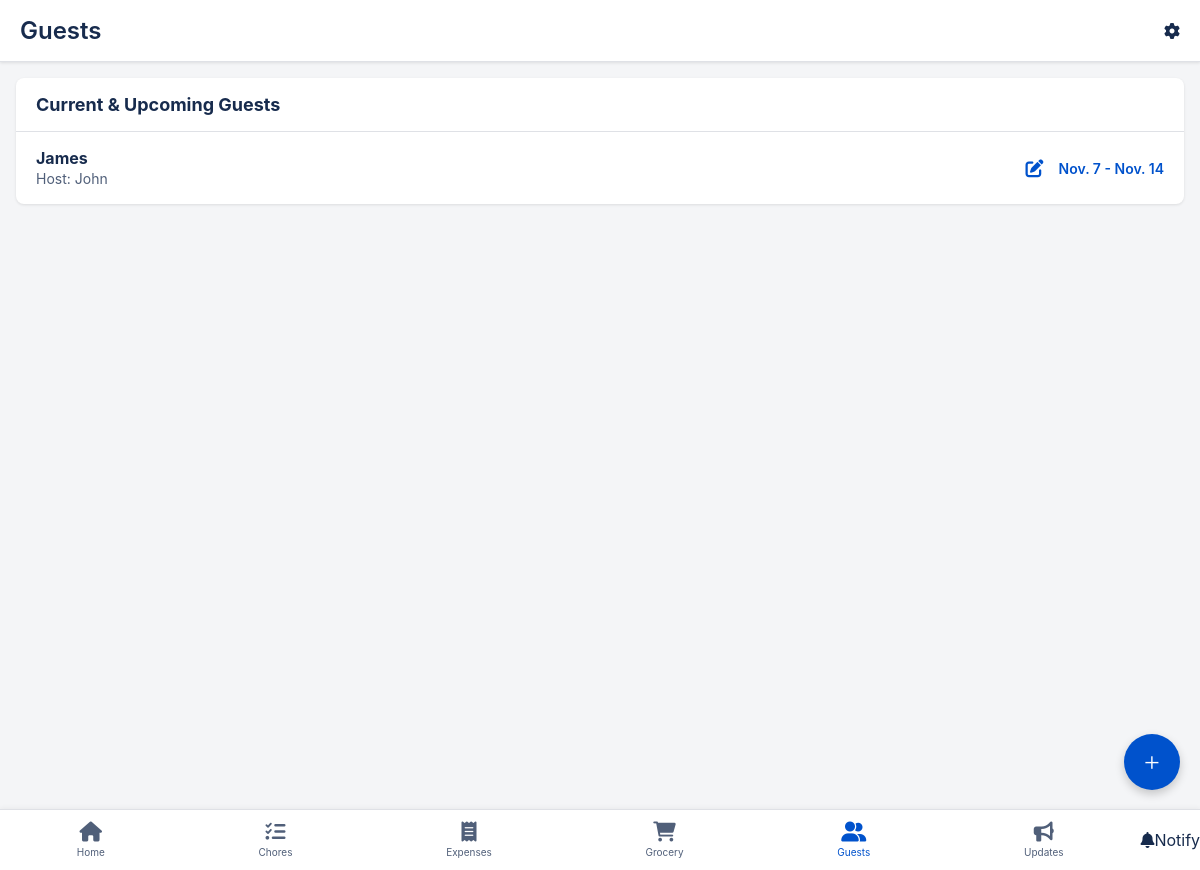
/api/guests/ (signed in), run on the app's committed database.
### dorm/models.py (models this page shows, shortened)
class GuestLog(models.Model):
    household = models.ForeignKey(Household, on_delete=models.CASCADE, related_name="guests")
    guest_name = models.CharField(max_length=100) # 'guestName' from your diagram
    hosted_by = models.ForeignKey(settings.AUTH_USER_MODEL, on_delete=models.CASCADE, related_name="guests_hosted")
    arrival_time = models.DateTimeField()
    departure_time = models.DateTimeField()

class UserProfile(models.Model):
    user = models.OneToOneField(settings.AUTH_USER_MODEL, on_delete=models.CASCADE, related_name="profile")
    household = models.ForeignKey(Household, on_delete=models.SET_NULL, null=True, blank=True, related_name="members")
    @property
    def display_name(self):
        if self.user.first_name:
            return self.user.first_name
        return self.user.username

### dorm/views.py (the view, shortened to what this page needs)
# urls.py: path('guests/', views.guests_view, name='guests'),
@login_required
@household_required
def guests_view(request):
    profile, household = get_user_household(request)
    guest_form = GuestLogForm()
    context = {
        'guests': GuestLog.objects.filter(household=household, departure_time__gte=timezone.now()).order_by('arrival_time'),
        'form': guest_form, # <-- ADD THIS
    }
    return render(request, 'dorm/guests.html', context)

### dorm/context_processors.py (called while the page is built)
def global_context(request):
    if request.user.is_authenticated:
        try:
            profile = request.user.profile
            household = profile.household
            return {
                'user_profile': profile,
                'household': household
            }
        except:
            pass # Fails gracefully if no profile
    return {} # Return empty dict

### dorm/views.py (called while the page is built)
def household_required(view_func):
    @wraps(view_func)
    def _wrapped_view(request, *args, **kwargs):
        try:
            profile = request.user.profile
            if profile.household is None:
                return redirect('household_management')
        except UserProfile.DoesNotExist:
             return redirect('household_management')
        return view_func(request, *args, **kwargs)
    return _wrapped_view

def get_user_household(request):
    try:
        profile = request.user.profile
        return profile, profile.household
    except UserProfile.DoesNotExist:
        return None, None

### templates/dorm/guests.html (shortened to what this page needs)
{% extends "dorm/base.html" %}
{% block page_title %}Guests{% endblock %}
{% block content %}
    <div class="card">
        <div class="card-header">
            <h2>Current & Upcoming Guests</h2>
        </div>
        {% for guest in guests %}
            <div class="list-item">
                <div class="list-item-content">
                    <strong>{{ guest.guest_name }}</strong>
                    <span>Host: {{ guest.hosted_by.profile.display_name }}</span>
            </div>
            {% if guest.hosted_by == request.user %}
            <a href="{% url 'edit_guest' pk=guest.id %}" style="color: var(--primary-blue); font-size: 18px; text-decoration: none; margin-left: 15px;">
                <i class="fas fa-edit"></i>
            </a>
            {% endif %}
            <div class="list-item-action" style="font-size: 14px; text-align: right; margin-left: 15px;">
                {{ guest.arrival_time|date:"M. j" }} - {{ guest.departure_time|date:"M. j" }}
            </div>
        </div>
        {% empty %}
            <div class="card-content">
                <p>No guests logged.</p>
            </div>
        {% endfor %}
    </div>
{% endblock %}
{% block fab %}
    <a onclick="openModal()" class="fab">+</a>
{% endblock %}

### templates/dorm/base.html (style rules this page uses)
:root { --primary-blue: #0052cc; --white: #ffffff; --grey-light: #f4f5f7; --text-dark: #172b4d; --text-light: #505f79; --border-color: #dfe1e6; --shadow: 0 1px 3px rgba(0, 0, 0, 0.1); --red: #de350b; }
body, html { height: 100%; margin: 0; font-family: -apple-system, BlinkMacSystemFont, "Segoe UI", Roboto, sans-serif; background-color: var(--grey-light); color: var(--text-dark); padding-bottom: 70px; }
.card { background-color: var(--white); border-radius: 8px; box-shadow: var(--shadow); margin-bottom: 16px; overflow: hidden; }
.card-header { padding: 16px 20px; border-bottom: 1px solid var(--border-color); }
.card-header h2 { margin: 0; font-size: 18px; }
.list-item { display: flex; justify-content: space-between; align-items: center; padding: 16px 20px; border-bottom: 1px solid var(--border-color); }
.list-item:last-child { border-bottom: none; }
.list-item-content { flex-grow: 1; }
.list-item-content strong { display: block; font-size: 16px; color: var(--text-dark); }
.list-item-content span { font-size: 14px; color: var(--text-light); }
.list-item-action { font-weight: 600; color: var(--primary-blue); }
.fab { position: fixed; bottom: 80px; right: 20px; width: 56px; height: 56px; background-color: var(--primary-blue); color: var(--white); border-radius: 50%; display: flex; align-items: center; justify-content: center; font-size: 28px; font-weight: 300; text-decoration: none; box-shadow: 0 4px 10px rgba(0, 0, 0, 0.2); z-index: 20; cursor: pointer; }

### data on the page
GuestLog: guest_name "James", hosted_by.profile.display_name "John", arrival_time "Nov. 7", departure_time "Nov. 14"
